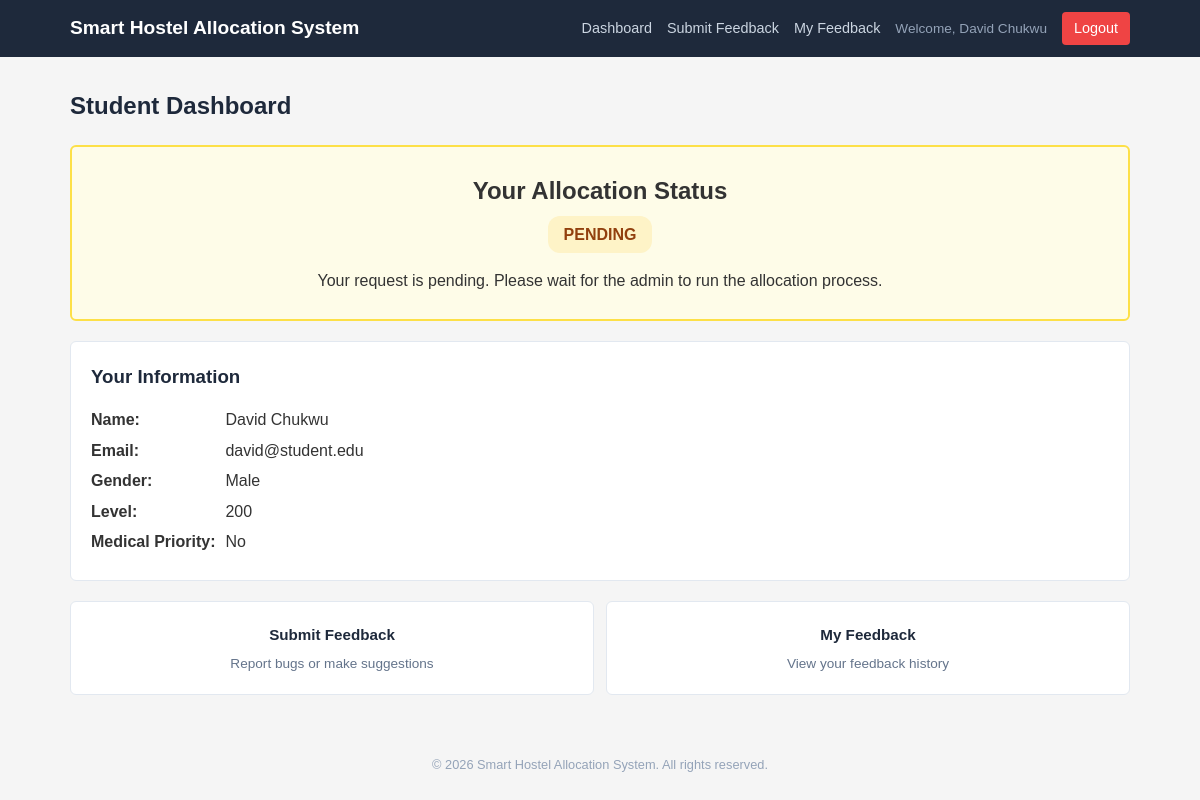
/old_php_version/student/dashboard.php (signed in), run on the app's committed database.
### tables this page shows
CREATE TABLE IF NOT EXISTS students (
    student_id INT AUTO_INCREMENT PRIMARY KEY,
    fullname VARCHAR(100) NOT NULL,
    email VARCHAR(100) NOT NULL UNIQUE,
    password VARCHAR(255) NOT NULL,
    gender ENUM('Male', 'Female') NOT NULL,
    level INT NOT NULL CHECK (level IN (100, 200, 300, 400)),
    medical_status BOOLEAN NOT NULL DEFAULT 0,
    allocation_status ENUM('not_requested', 'pending', 'allocated', 'waitlisted') NOT NULL DEFAULT 'not_requested',
    created_at DATETIME DEFAULT CURRENT_TIMESTAMP
);

### old_php_version/includes/auth.php (called while the page is built, shortened)
<?php
function getCurrentUserId() {
    return $_SESSION['student_id'] ?? null;
}

### old_php_version/includes/functions.php (called while the page is built, shortened)
<?php
require_once __DIR__ . '/config.php';
function getStudentById($studentId) {
    global $conn;
    $studentId = (int)$studentId;
    $query = "SELECT * FROM students WHERE student_id = $studentId LIMIT 1";
    $result = mysqli_query($conn, $query);
    return ($result && mysqli_num_rows($result) === 1) ? mysqli_fetch_assoc($result) : null;
}
function sanitize($str) {
    return htmlspecialchars($str, ENT_QUOTES, 'UTF-8');
}
function getStatusBadgeClass($status) {
    switch ($status) {
        case 'pending': return 'badge-yellow';
    }
}

### old_php_version/student/dashboard.php (the view, shortened to what this page needs)
<?php
require_once __DIR__ . '/../includes/auth.php';
require_once __DIR__ . '/../includes/functions.php';
$studentId = getCurrentUserId();
$student = getStudentById($studentId);
include __DIR__ . '/../includes/header.php';
?>
<h1 class="page-title">Student Dashboard</h1>
<div class="status-card status-<?php echo $student['allocation_status']; ?>">
    <h2>Your Allocation Status</h2>
    <span class="badge <?php echo getStatusBadgeClass($student['allocation_status']); ?>" style="font-size: 1rem; padding: 6px 16px;">
        <?php echo strtoupper(str_replace('_', ' ', $student['allocation_status'])); ?>
    </span>
    <?php if ($student['allocation_status'] === 'not_requested'): ?>
        <p style="margin-top: 15px;">You have not yet submitted a hostel request.</p>
        <form method="POST" action="" style="margin-top: 15px;">
            <button type="submit" name="submit_request" class="btn btn-primary"
                    onclick="return confirm('Are you sure you want to submit a hostel request?')">
                Submit Hostel Request
            </button>
        </form>
    <?php elseif ($student['allocation_status'] === 'pending'): ?>
        <p style="margin-top: 15px;">Your request is pending. Please wait for the admin to run the allocation process.</p>
    <?php elseif ($student['allocation_status'] === 'waitlisted'): ?>
        <p style="margin-top: 15px;">Unfortunately, all rooms are currently full. You have been placed on the waiting list.</p>
        <p style="color: #64748b; font-size: 0.9rem;">You will be allocated a room when space becomes available.</p>
    <?php endif; ?>
</div>
<div class="card">
    <h3>Your Information</h3>
    <div class="allocation-details">
        <p><strong>Name:</strong> <?php echo sanitize($student['fullname']); ?></p>
        <p><strong>Email:</strong> <?php echo sanitize($student['email']); ?></p>
        <p><strong>Gender:</strong> <?php echo sanitize($student['gender']); ?></p>
        <p><strong>Level:</strong> <?php echo sanitize($student['level']); ?></p>
        <p><strong>Medical Priority:</strong> <?php echo $student['medical_status'] ? 'Yes' : 'No'; ?></p>
    </div>
</div>
<div class="actions-grid" style="grid-template-columns: repeat(auto-fit, minmax(200px, 1fr));">
    <a href="<?php echo BASE_URL; ?>/student/feedback.php" class="action-card">
        <span class="action-title">Submit Feedback</span>
        <p style="font-size: 0.85rem; color: #64748b; margin-top: 5px;">Report bugs or make suggestions</p>
    </a>
    <a href="<?php echo BASE_URL; ?>/student/view_feedback.php" class="action-card">
        <span class="action-title">My Feedback</span>
        <p style="font-size: 0.85rem; color: #64748b; margin-top: 5px;">View your feedback history</p>
    </a>
</div>
<footer>
    <p>&copy; <?php echo date('Y'); ?> <?php echo APP_NAME; ?>. All rights reserved.</p>
</footer>
</body>
</html>

### frontend/assets/css/style.css (style rules this page uses)
*, *::before, *::after { margin: 0; padding: 0; box-sizing: border-box; }
body { font-family: Arial, Helvetica, sans-serif; line-height: 1.6; color: #333; background-color: #f5f5f5; }
a { color: #2563eb; text-decoration: none; }
.page-title { font-size: 1.5rem; margin-bottom: 20px; color: #1e293b; }
.card { background: #fff; border: 1px solid #e2e8f0; border-radius: 6px; padding: 20px; margin-bottom: 20px; }
.card h2, .card h3 { margin-bottom: 15px; color: #1e293b; }
.badge { display: inline-block; padding: 3px 10px; border-radius: 12px; font-size: 0.75rem; font-weight: bold; text-transform: uppercase; }
.badge-yellow { background: #fef3c7; color: #92400e; }
.status-card { padding: 25px; border-radius: 6px; text-align: center; margin-bottom: 20px; }
.status-card.status-pending { background: #fefce8; border: 2px solid #fde047; }
.status-card h2 { margin-bottom: 5px; }
.actions-grid { display: grid; grid-template-columns: repeat(auto-fit, minmax(180px, 1fr)); gap: 12px; margin-bottom: 25px; }
.action-card { display: block; background: #fff; border: 1px solid #e2e8f0; border-radius: 6px; padding: 20px; text-align: center; text-decoration: none; color: #1e293b; transition: box-shadow 0.2s, transform 0.1s; }
.action-card .action-title { font-weight: bold; font-size: 0.95rem; }
.allocation-details { margin-top: 15px; }
.allocation-details p { margin-bottom: 5px; }
.allocation-details strong { display: inline-block; width: 130px; }
footer { text-align: center; padding: 20px; color: #94a3b8; font-size: 0.8rem; margin-top: 40px; }

### data on the page
students: allocation_status "PENDING", fullname "David Chukwu", email "david@student.edu", gender "Male", level "200"

### other printed values
APP_NAME "Smart Hostel Allocation System"
getCurrentUserName() "David Chukwu"
